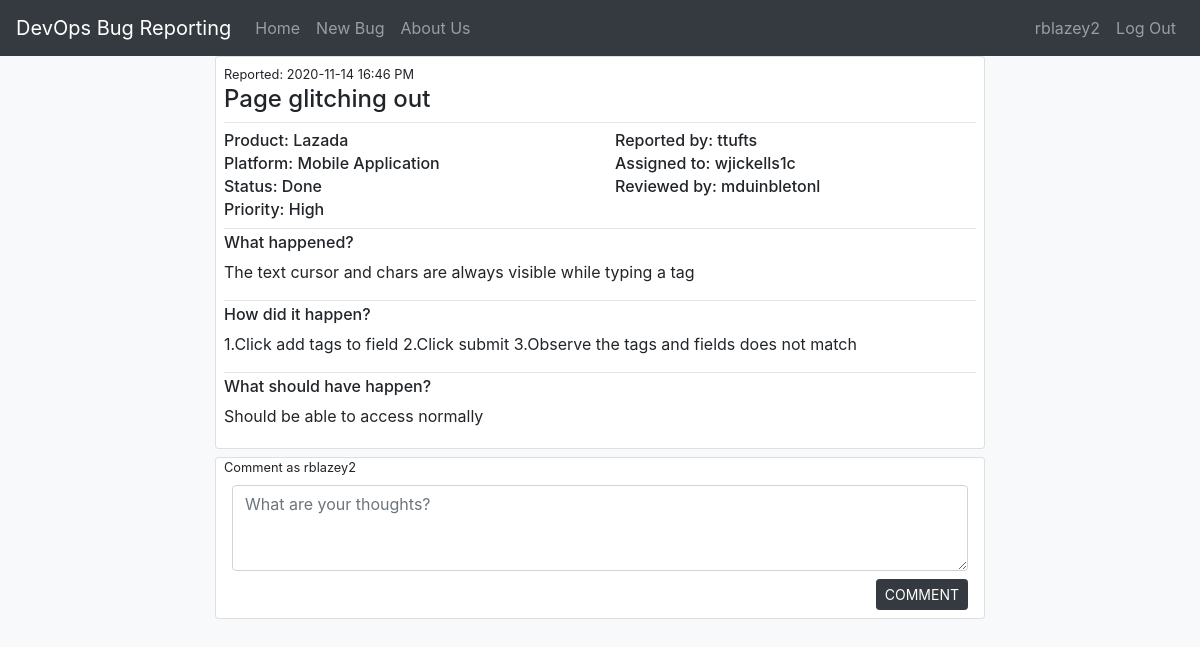
Page /bug/4 (signed in) on the committed database.
### devops/models.py (models this page shows, shortened)
class User(db.Model, UserMixin):
    id = db.Column(db.Integer, primary_key=True)
    username = db.Column(db.String(20), unique=True, nullable=False)
    email = db.Column(db.String(120), unique=True, nullable=False)
    password = db.Column(db.String(60), nullable=False)
    role = db.Column(db.String(20), nullable=False)
    bugs = db.relationship('Bug', primaryjoin="User.id==Bug.user_id", backref="author")
    assigned_to = db.relationship('Bug', primaryjoin="User.id==Bug.developer_id", backref="assigned_to")
    reviewed_by = db.relationship('Bug', primaryjoin="User.id==Bug.reviewer_id", backref="reviewed_by")

class Bug(db.Model):
    id = db.Column(db.Integer, primary_key=True)
    summary = db.Column(db.String(200), nullable=False)
    date_posted = db.Column(db.DateTime, nullable=False, default=local_time(datetime.utcnow()))
    product = db.Column(db.String(50), nullable=False)
    platform = db.Column(db.String(50), nullable=False)
    whatHappen = db.Column(db.Text, nullable=False)
    howHappen = db.Column(db.Text, nullable=False)
    shouldHappen = db.Column(db.Text, nullable=False)
    status = db.Column(db.String(20), nullable=False)
    priority = db.Column(db.String(10), nullable=False)
    user_id = db.Column(db.Integer, db.ForeignKey('user.id'), nullable=False)
    developer_id = db.Column(db.Integer, db.ForeignKey('user.id'), nullable=True)
    reviewer_id = db.Column(db.Integer, db.ForeignKey('user.id'), nullable=True)
    user = db.relationship("User", foreign_keys=[user_id])
    developer = db.relationship("User", foreign_keys=[developer_id])
    reviewer = db.relationship("User", foreign_keys=[reviewer_id])
    comments = db.relationship('Comment', primaryjoin="Bug.id==Comment.bug_id", backref="Comment")

### devops/routes.py (the view)
@app.route("/bug/<int:bug_id>")
@login_required
def bug(bug_id):
    bug = Bug.query.get_or_404(bug_id)
    comments = Comment.query.filter_by(bug_id=bug_id).all()
    return render_template('content/bug.html', title=bug.summary, bug=bug, comments=comments)

### devops/models.py (called while the page is built)
@login_manager.user_loader
def load_user(user_id):
   return User.query.get(int(user_id))

### devops/templates/content/bug.html (shortened to what this page needs)
{% extends "layout.html" %}
{% block content %}
<body class="bg-light">
    <div class="col-md-8 mx-auto">
      <div class="card">
        <div class="mx-2 my-1">
          <small>Reported: {{ bug.date_posted.strftime('%Y-%m-%d %H:%M %p') }}</small>
          <h4>{{ bug.summary }}</h4>
          <hr class="mx-0 my-1"></hr>
          <div class="row">
            <div class="col-md-6">
              <div><h6 class="mx-0 my-1">Product: {{ bug.product }}</h6></div>
              <div><h6 class="mx-0 my-1">Platform: {{ bug.platform }}</h6></div>
              <div><h6 class="mx-0 my-1">Status: {{ bug.status }}</h6></div>
              <div><h6 class="mx-0 my-1">Priority: {{ bug.priority }}</h6></div>
            </div>
            <div class="col-md-6">
              <div><h6 class="mx-0 my-1">Reported by: {{ bug.author.username }}</h6></div>
              <div><h6 class="mx-0 my-1">Assigned to: {{ bug.assigned_to.username }}</h6></div>
              <div><h6 class="mx-0 my-1">Reviewed by: {{ bug.reviewed_by.username }}</h6></div>
            </div>
          </div>
          <hr class="mx-0 my-1"></hr>
          <h6>What happened?</h6>
          <p> {{  bug.whatHappen }} </p>
          <hr class="mx-0 my-1"></hr>
          <h6>How did it happen?</h6>
          <p> {{  bug.howHappen }} </p>
          <hr class="mx-0 my-1"></hr>
          <h6>What should have happen?</h6>
          <p> {{  bug.shouldHappen }} </p>
        </div>
      </div>
      <div class="card my-2">
        <small class="mx-2">Comment as {{ current_user.username }}</small>
        <div class="mx-2 my-1">
          <form action="{{ url_for('post_comment', bug_id=bug.id) }}" method="POST">
            <div class="form-group mx-2 my-1">
              <textarea class="form-control" name="comment" id="comment" placeholder="What are your thoughts?" rows="3"></textarea>
            </div>
            <div class="pull-right mr-2 my-1">
              <input class="btn btn-dark btn-sm" type="submit" value="COMMENT">
            </div>
          </form>
        </div>
      </div>
    </div>
</body>
{% endblock content %}

### devops/templates/layout.html (shortened to what this page needs)
<!DOCTYPE html>
<html>
<head>
    <link rel="stylesheet" type="text/css" href="{{ url_for('static', filename='css/bootstrap.min.css') }}">
    <link rel="stylesheet" href="https://cdnjs.cloudflare.com/ajax/libs/font-awesome/4.7.0/css/font-awesome.min.css">
    <link rel="stylesheet" href="https://cdn.datatables.net/1.10.22/js/dataTables.bootstrap4.min.js">
    <link rel="stylesheet" href="https://cdn.datatables.net/1.10.22/css/dataTables.bootstrap4.min.css">
</head>
<body>
  <header class="site-header">
    <nav class="navbar navbar-expand-md navbar-dark bg-dark">
        <a class="navbar-brand" href="/">DevOps Bug Reporting</a>
        <div class="collapse navbar-collapse" id="navbarsExample02">
          <div class="navbar-nav mr-auto">
            <a class="nav-item nav-link" href="{{ url_for('home') }}">Home</a>
            <a class="nav-item nav-link" href="{{ url_for('newbug') }}">New Bug</a>
            <a class="nav-item nav-link" href="{{ url_for('aboutus') }}">About Us</a>
          </div>
          <div class="navbar-nav">
            {% if current_user.is_authenticated %}
            <a class="nav-item nav-link" href="#">{{ current_user.username }}</a>
            <a class="nav-item nav-link" href="{{ url_for('logout') }}">Log Out</a>
            {% else %}
            <a class="nav-item nav-link" href="{{ url_for('register') }}">Register</a>
            <a class="nav-item nav-link" href="{{ url_for('login') }}">Log In</a>
            {% endif %}
          </div>
        </div>
    </nav>
  </header>
  <main role="main">
    {% block content %}{% endblock %}
  </main>
</body>
</html>

### rows in the picture
User: username "rblazey2"
Bug: date_posted "2020-11-14 16:46 PM", summary "Page glitching out", product "Lazada", platform "Mobile Application", status "Done", priority "High", whatHappen "The text cursor and chars are always visible while typing a tag", howHappen "1.Click add tags to field 2.Click submit 3.Observe the tags and fields does not match", shouldHappen "Should be able to access normally"
User: author.username "ttufts"
User: assigned_to.username "wjickells1c"
User: reviewed_by.username "mduinbletonl"
